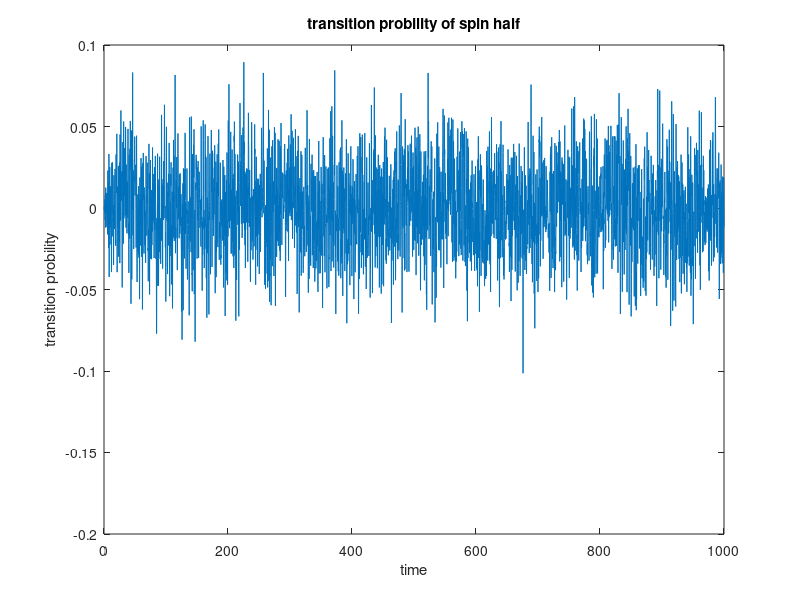

Recreate this plot in MATLAB.
clear;
tic

L = 8;
len = 2^L;
h0 = 1;
sigma_z = [ 1 0; 0 -1];
sigma_x = [ 0 1; 1 0];
I = eye(2);
H = zeros(len,len);
% h = h0.*[1 0.8 0.6 0.4 -0.4 -0.6 -0.8 -1];
% h = h0.*[1 0.75 0.5 0.25 -0.25 -0.5 -0.75 -1];
h = h0.*[1 1 1 1 -1 -1 -1 -1];
dt = 0.1;
t = 0:dt:1000;

% pos=1单独赋值
H1 = sigma_z;
H1 = kron(H1,sigma_z);
for j = 3:L
    H1 = kron(H1,I);
end
H = H - H1;

for i = 2:L-1
    H1 = I;
    for j = 2:i-1
        H1 = kron(H1,I);
    end
    H1 = kron(H1,sigma_z);
    H1 = kron(H1,sigma_z);
    for j = i+2:L
        H1 = kron(H1,I);
    end
    H = H - H1;
end

% % pos=L单独赋值
% H1 = sigma_z;
% for j = 2:L-1
%     H1 = kron(H1,I);
% end
% H1 = kron(H1,sigma_z);
% H = H - H1;

% pos=1单独赋值
H2 = sigma_x;
for j = 2:L
    H2 = kron(H2,I);
end
H = H + h(1).*H2;

for i = 2:L
    H2 = I;
    for j = 2:i-1
        H2 = kron(H2,I);
    end
    H2 = kron(H2,sigma_x);
    for j = i+1:L
        H2 = kron(H2,I);
    end
    H = H + h(i).*H2;
end

[V,D] = eig(H);

phi0 = zeros(len,1);
phi1 = zeros(len,1);
phi0(1) = 1;
phi1(end) = 1;
G = zeros(length(t),1);

G(1) = phi1'*phi0;
a = V*phi0;
b = V*phi1;
e = diag(D);
temp = exp(-1i*e*dt);
tran = diag(temp);
for i = 2:length(t)
    a = tran*a;
    G(i) = b'*a;
%     G(i) = -log(abs(G(i)))/L;
    G(i) = real(G(i));
end

% for i = 2:length(t)
%     temp = exp(-1i*e*t(i));
%     tran = diag(temp);
%     phi = tran*a;
%     G(i) = b'*phi;
% %     G(i) = G(i)^2;
% end

figure;
plot(t,G);
xlabel('time')
ylabel('transition probility')
str = strcat('transition probility of spin half');
title(str)
fname = ['transition probility_spin half','.png '];
saveas(gcf, fname, 'png')

toc